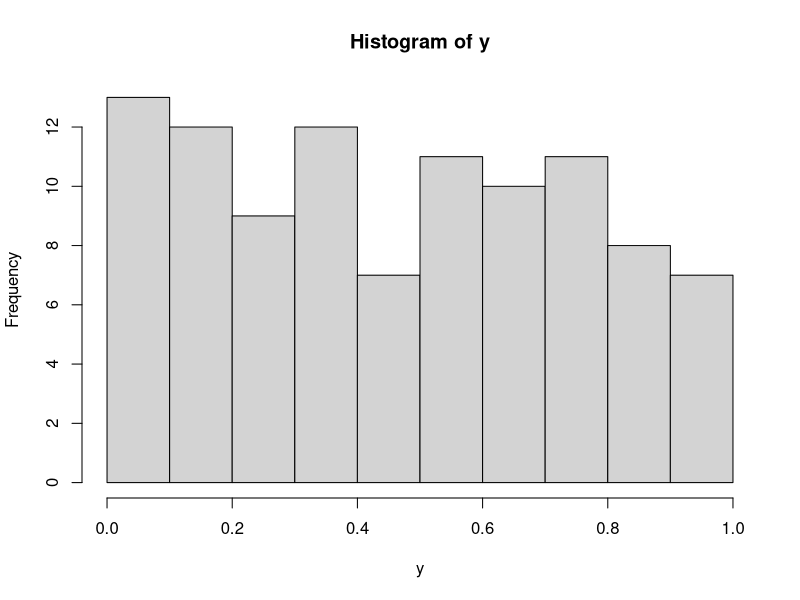
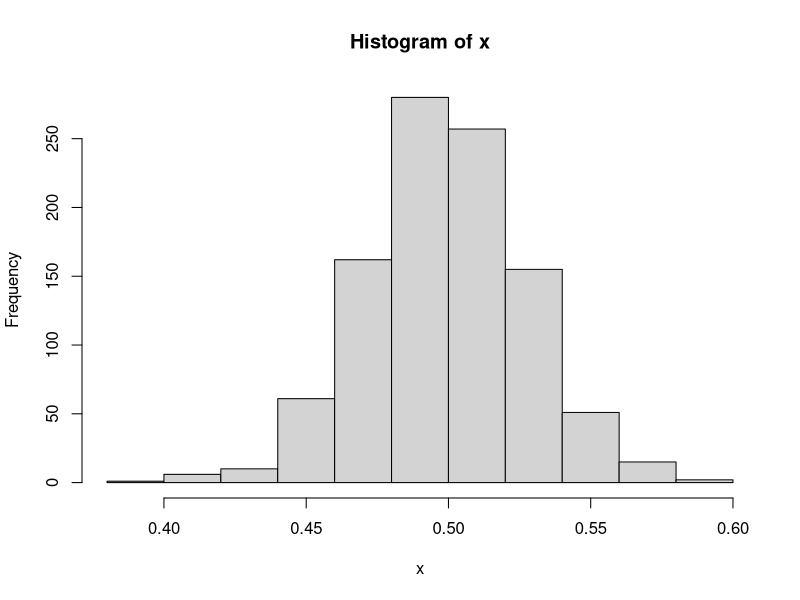

Generate these figures, in order, with R:
## ---- chunk 1
# Example: a handmade t test function
twosam <- function(y1, y2){              # definition
  n1  <- length(y1); n2  <- length(y2)   # body
  yb1 <- mean(y1);   yb2 <- mean(y2)
  s1  <- var(y1);    s2  <- var(y2)
  s   <- ((n1 - 1)*s1 + (n2 - 1)*s2)/(n1 + n2 - 2)
  tst <- (yb1 - yb2)/sqrt(s*(1/n1 + 1/n2))
  tst                                    # return value, can also be a list
}

# Calling the function
tstat <- twosam(PlantGrowth$weight[PlantGrowth$group == "ctrl"],
                PlantGrowth$weight[PlantGrowth$group == "trt1"])
tstat
## ---- chunk 2
# TODO: Add solution to exercise
## ---- chunk 3
x <- 5

# Example 1
if(!is.na(x)) y <- x^2 else stop("x is missing")

# Example 2
if(x == 5){   # in case x = 5:
  x <- x + 1  # add 1 to x and
  y <- 3      # set y to three
} else        # else:
  y <- 7      # set y to seven

# Example 3
if(x < 99) cat("x is smaller than 99\n")

## Vectorized version with ifelse() function

# Example 1
ifelse(x == c(5, 6), c("A1", "A2"), c("A3", "A4"))

# Example 2
x <- -2:2
ifelse(x < 0, -x, x)
## ---- chunk 4
# TODO: Add solution to exercise
## ---- chunk 5
# Example for central limit theorem

y <- runif(100)     # Draw random numbers
hist(y)

x <- replicate(1000, mean(runif(100)))
hist(x)

# Examples repeat and while

i <- 0
repeat {
  i <- i + 1              # Add 1 to i
  if (i == 3) break       # Stop if i = 3
}

while (i > 1) {
  i <- i - 1              # As long as i > 1, subtract 1
}

# Example vector operations

x <- c(3, 6, 4, 8, 0)     # Vector of length 5

for(i in x)
  print(sqrt(i))

for(i in seq_along(x))    # Same using indices
  print(sqrt(x[i]))

for(i in seq_along(x)){   # For all i [1,2,3,4,5]'
  x[i] <- x[i]^2          # square ith element of x
  print(x[i])             # and show it on monitor
}

x^2                       # BETTER
## ---- chunk 6
# TODO: Add solution to exercise
## ---- chunk 7
# Example apply()

X <- matrix(c(4, 7, 3, 8, 9, 2, 5, 6, 2, 3, 2, 4), nrow = 3, ncol = 4)

# Calculate row maxima
res <- numeric(nrow(X))
for(i in 1:nrow(X)){
  res[i] <- max(X[i,])
}

# or:
apply(X, 1, max)  # Maximum for each row
apply(X, 2, max)  # Maximum for each column

# Example lapply()
L <- list(x = 1:10, y = 1:5 + 0i)
lapply(L, mean)       # Keep list with data type
sapply(L, mean)       # Create vector, same data type

sapply(iris, class)   # Work column wise on data frame

# Example tapply()
data(Oats, package = "nlme")
with(Oats, tapply(yield, list(Block, Variety), mean))

data(warpbreaks)
tapply(warpbreaks$breaks, warpbreaks$tension, sum)
tapply(warpbreaks$breaks, warpbreaks[ , -1], mean)
## ---- chunk 8
# TODO: Add solution to exercise
## ---- chunk 9
# Examples
rnorm(10)     # Draw from standard normal distribution
rpois(10, 1)  # Draw from Poisson distribution

# Sampling with or without replacement from a vector
sample(1:5, size = 10, replace = TRUE)

# Set seed
set.seed(1223)  # On each run, random numbers will be identical
runif(3)
## ---- chunk 10
# TODO: Add solution to exercise
